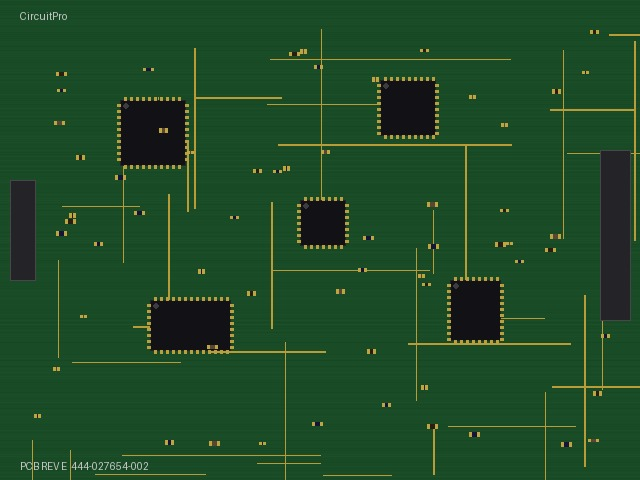
#> input picture backend/demo_data/images/pcb/clean/top.jpg, 640 x 480 px, found by its file name
$ python generate_lam_defects.py
#> lines starting #> are read from the running program, lines starting #| are printed output that depends on the picture
"""
Generate images for 6 Lam-specific cosmetic defect scenarios (13-18).
Each defect drawn on the appropriate base image type.
"""
import numpy as np
from PIL import Image, ImageDraw, ImageFilter
from pathlib import Path
import random
import math

DEMO_DIR = Path("demo_data/images")
IMG_SIZE = (640, 480)
THUMB_SIZE = (160, 120)
ANGLES = ["top", "north", "south", "east", "west"]


def save_with_thumb(img: Image.Image, path: Path):
    path.parent.mkdir(parents=True, exist_ok=True)
    img.save(str(path), quality=92)
    thumb = img.copy()
    thumb.thumbnail(THUMB_SIZE)
    thumb.save(str(path.parent / f"{path.stem}_thumb{path.suffix}"), quality=85)


def get_chamber_lid_base():
    """Load existing chamber lid base or generate."""
    p = DEMO_DIR / "metal_plate/clean/top.jpg"
    if p.exists():
        return Image.open(p).copy()
    # Fallback: gray circle
    img = Image.new("RGB", IMG_SIZE, (42, 42, 46))
    draw = ImageDraw.Draw(img)
    cx, cy = 320, 240
    for r in range(200, 0, -1):
        shade = 165 + int(15 * math.sin(r * 0.05))
        draw.ellipse([(cx-r, cy-r), (cx+r, cy+r)], outline=(shade, shade, shade+3))
    return img


def get_screw_base():
    """Load existing screw assembly base."""
    p = DEMO_DIR / "screw/clean/top.jpg"
    if p.exists():
        return Image.open(p).copy()
    return Image.new("RGB", IMG_SIZE, (165, 167, 171))


def apply_porosity(img):
    """Dark pits/voids on machined surface — subsurface material defect."""
    draw = ImageDraw.Draw(img)
    random.seed(55)
    cx, cy = 320, 240
    # Cluster of dark pits in the sealing area
    for _ in range(12):
        px = cx + random.randint(-60, 60)
        py = cy + random.randint(-40, 40)
        size = random.randint(4, 12)
        # Dark void
        draw.ellipse([(px-size, py-size), (px+size, py+size)], fill=(40, 42, 46))
        # Slightly lighter ring (exposed subsurface)
        draw.ellipse([(px-size-2, py-size-2), (px+size+2, py+size+2)],
                     outline=(90, 92, 96), width=1)
    # A few larger voids
    for _ in range(3):
        px = cx + random.randint(-40, 40)
        py = cy + random.randint(-30, 30)
        size = random.randint(8, 16)
        draw.ellipse([(px-size, py-size), (px+size, py+size)], fill=(30, 32, 36))
        draw.ellipse([(px-size+2, py-size+2), (px+size-2, py+size-2)], fill=(50, 52, 56))
    return img


def apply_tool_marks(img):
    """Visible machining lines/tool path marks across the surface."""
    draw = ImageDraw.Draw(img)
    random.seed(66)
    # Parallel diagonal lines (CNC tool path)
    for i in range(15):
        y_base = 180 + i * 8
        x1 = 150 + random.randint(-10, 10)
        x2 = 490 + random.randint(-10, 10)
        # Bright line (raised edge of tool path)
        draw.line([(x1, y_base), (x2, y_base + random.randint(-3, 3))],
                  fill=(200, 202, 208), width=2)
        # Shadow line below
        draw.line([(x1, y_base+2), (x2, y_base+2 + random.randint(-3, 3))],
                  fill=(130, 132, 136), width=1)
    # Deeper gouge marks (3 prominent ones)
    for i in range(3):
        y = 200 + i * 25
        draw.line([(180, y), (460, y + random.randint(-5, 5))],
                  fill=(220, 222, 230), width=3)
        draw.line([(180, y+3), (460, y+3 + random.randint(-5, 5))],
                  fill=(110, 112, 116), width=2)
    return img


def apply_coating_stain(img):
    """Dark stain marks on anodized/coated surface."""
    arr = np.array(img).astype(np.float32)
    w, h = IMG_SIZE
    random.seed(77)
    # Multiple irregular stain patches
    stains = [(280, 220, 50, 40), (360, 260, 35, 30), (310, 300, 45, 25)]
    for sx, sy, rx, ry in stains:
        Y, X = np.ogrid[:h, :w]
        dist = ((X - sx) / rx)**2 + ((Y - sy) / ry)**2
        mask = dist < 1.0
        intensity = np.clip(1.0 - dist, 0, 1)
        # Darken + brownish tint (stain appearance)
        arr[mask, 0] = arr[mask, 0] * (1.0 - intensity[mask] * 0.3)
        arr[mask, 1] = arr[mask, 1] * (1.0 - intensity[mask] * 0.35)
        arr[mask, 2] = arr[mask, 2] * (1.0 - intensity[mask] * 0.45)
    img = Image.fromarray(arr.astype(np.uint8))
    draw = ImageDraw.Draw(img)
    # Stain boundary outlines
    for sx, sy, rx, ry in stains:
        draw.ellipse([(sx-rx, sy-ry), (sx+rx, sy+ry)], outline=(100, 90, 70), width=1)
    return img


def apply_label_mismatch(img):
    """Show part with two conflicting serial numbers — engraving vs label."""
    draw = ImageDraw.Draw(img)
    w, h = IMG_SIZE
    # Engraved serial on part surface (upper area)
    draw.rectangle([(180, 140), (460, 190)], fill=(155, 157, 161), outline=(130, 132, 136))
    draw.text((195, 148), "S/N: 1034325-0326-0009", fill=(80, 82, 86))
    draw.text((195, 168), "LAM P/N: 839-055678-005  REV A", fill=(90, 92, 96))
    # Attached label (lower area) — DIFFERENT serial
    draw.rectangle([(180, 280), (460, 360)], fill=(245, 245, 248), outline=(180, 182, 186))
    draw.text((195, 288), "SHIP TO: Lam Research", fill=(20, 20, 25))
    draw.text((195, 305), "Lam P/N: 839-055678-005", fill=(20, 20, 25))
    draw.text((195, 322), "S/N: 1034325-0879-0012", fill=(200, 30, 30))
    draw.text((380, 322), "MISMATCH", fill=(200, 30, 30))
    draw.text((195, 340), "REV: A   CoO: USA", fill=(60, 60, 65))
    # Red highlight on mismatching serial
    draw.rectangle([(188, 145), (410, 175)], outline=(220, 40, 40), width=2)
    draw.rectangle([(188, 318), (370, 338)], outline=(220, 40, 40), width=2)
    # Arrow connecting the two
    draw.line([(320, 190), (320, 280)], fill=(220, 40, 40), width=2)
    draw.polygon([(315, 275), (325, 275), (320, 282)], fill=(220, 40, 40))
    return img


def apply_burr(img):
    """Machining burr — raised material on edge of a hole or thread."""
    draw = ImageDraw.Draw(img)
    w, h = IMG_SIZE
    # Draw a bolt hole with burr
    cx, cy = 320, 240
    # Hole
    draw.ellipse([(cx-25, cy-25), (cx+25, cy+25)], fill=(50, 52, 56), outline=(85, 87, 91), width=2)
    # Thread marks inside
    for r in [8, 14, 20]:
        draw.arc([(cx-r, cy-r), (cx+r, cy+r)], 0, 360, fill=(60, 62, 66), width=1)
    # BURR — irregular raised material on edge (bright, jagged)
    burr_angles = range(30, 120, 5)
    for angle in burr_angles:
        rad = math.radians(angle)
        r_base = 25
        r_burr = r_base + random.randint(5, 15)
        x1 = cx + int(r_base * math.cos(rad))
        y1 = cy + int(r_base * math.sin(rad))
        x2 = cx + int(r_burr * math.cos(rad))
        y2 = cy + int(r_burr * math.sin(rad))
        shade = 200 + random.randint(-10, 20)
        draw.line([(x1, y1), (x2, y2)], fill=(shade, shade, shade+5), width=2)
    # Bright highlight on burr tips
    for angle in range(40, 110, 10):
        rad = math.radians(angle)
        r_tip = 25 + random.randint(8, 14)
        tx = cx + int(r_tip * math.cos(rad))
        ty = cy + int(r_tip * math.sin(rad))
        draw.ellipse([(tx-3, ty-3), (tx+3, ty+3)], fill=(235, 237, 245))
    return img


def apply_paint_peel(img):
    """Paint/coating peeling off — exposed bare substrate visible."""
    draw = ImageDraw.Draw(img)
    arr = np.array(img).astype(np.float32)
    w, h = IMG_SIZE
    # Peeled area near a mounting hole (upper right)
    cx, cy = 380, 200
    # Irregular peel shape
    random.seed(88)
    pts = []
    for a in range(0, 360, 15):
        r = 30 + random.randint(-8, 12)
        rad = math.radians(a)
        pts.append((cx + int(r * math.cos(rad)), cy + int(r * math.sin(rad))))
    # Bare substrate (brighter aluminum underneath)
    img_pil = Image.fromarray(arr.astype(np.uint8))
    draw = ImageDraw.Draw(img_pil)
    draw.polygon(pts, fill=(195, 197, 201))
    # Texture on exposed area (raw machining marks)
    for i in range(8):
        y = cy - 20 + i * 5
        draw.line([(cx-25, y), (cx+25, y)], fill=(185, 187, 191), width=1)
    # Peeling edge (darker shadow where paint curls)
    draw.line(pts + [pts[0]], fill=(70, 72, 76), width=3)
    # Curled paint fragments
    for i in range(0, len(pts), 4):
        px, py = pts[i]
        draw.arc([(px-5, py-5), (px+5, py+5)], 0, 180, fill=(60, 62, 66), width=2)
    return img_pil


def main():
    print("Generating Lam-specific defect images...")

    scenarios = {
        "scenario-13": ("metal_plate", apply_porosity, "Porosity"),
        "scenario-14": ("metal_plate", apply_tool_marks, "Tool Marks"),
        "scenario-15": ("metal_plate", apply_coating_stain, "Coating Stain"),
        "scenario-16": ("metal_plate", apply_label_mismatch, "Label Mismatch"),
        "scenario-17": ("screw", apply_burr, "Burr"),
        "scenario-18": ("metal_plate", apply_paint_peel, "Paint Peel"),
    }

    kiosk_parts = {
        "839-041322-003": ("metal_plate", apply_porosity),
        "839-041322-004": ("metal_plate", apply_tool_marks),
        "839-055678-004": ("metal_plate", apply_coating_stain),
        "839-055678-005": ("metal_plate", apply_label_mismatch),
        "715-098456-008": ("screw", apply_burr),
        "839-055678-006": ("metal_plate", apply_paint_peel),
    }

    # Generate scenario images
    for sid, (family, defect_fn, label) in scenarios.items():
        out_dir = DEMO_DIR / "scenarios" / sid
        base_fn = get_chamber_lid_base if family == "metal_plate" else get_screw_base
        for angle in ANGLES:
            img = base_fn()
            if angle == "top":
                img = defect_fn(img)
            from PIL import ImageEnhance
            if angle == "north":
                img = ImageEnhance.Brightness(img).enhance(1.08)
            elif angle == "south":
                img = ImageEnhance.Brightness(img).enhance(0.92)
            elif angle == "east":
                img = ImageEnhance.Contrast(img).enhance(1.1)
            elif angle == "west":
                img = ImageEnhance.Contrast(img).enhance(0.9)
            save_with_thumb(img, out_dir / f"{angle}.jpg")
        print(f"  ✓ {sid} ({label})")
#> this loop made 6 passes
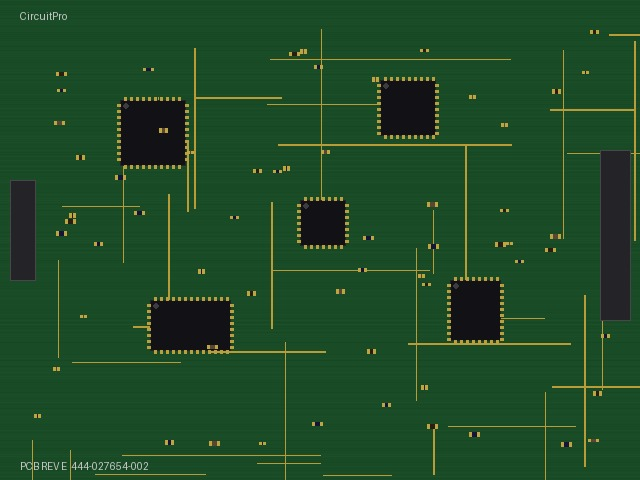
#> input picture backend/demo_data/images/pcb/clean/top.jpg, 640 x 480 px, found by its file name
#> pass 1, in save_with_thumb, `img.save(str(path), quality=92)`:
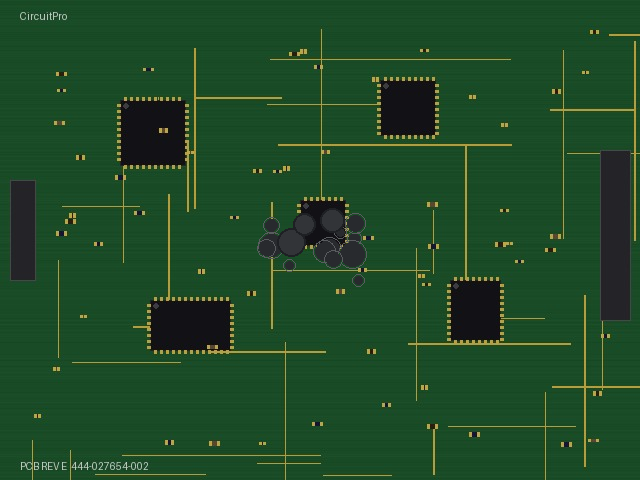
#> saved as top.jpg: PIL image 640x480 RGB; mean R, G, B 30.7, 73.6, 38.5
#> pass 1, in save_with_thumb, `thumb.save(str(path.parent / f"{path.stem}_thumb{path.suffix}"), quali..`:
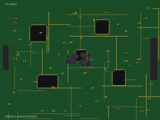
#> saved as top_thumb.jpg: PIL image 160x120 RGB; mean R, G, B 30.9, 73.8, 38.7
#> pass 1, in save_with_thumb (call 2), `thumb.save(str(path.parent / f"{path.stem}_thumb{path.suffix}"), quali..`:
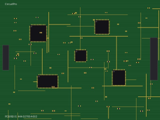
#> saved as north_thumb.jpg: PIL image 160x120 RGB; mean R, G, B 32.8, 79.5, 41.2

    # Generate kiosk images
    print("\n  Kiosk:")
    for part_num, (family, defect_fn) in kiosk_parts.items():
        base_fn = get_chamber_lid_base if family == "metal_plate" else get_screw_base
        for angle in ANGLES:
            img = base_fn()
            if angle == "top":
                img = defect_fn(img)
            from PIL import ImageEnhance
            if angle == "north":
                img = ImageEnhance.Brightness(img).enhance(1.08)
            elif angle == "south":
                img = ImageEnhance.Brightness(img).enhance(0.92)
            elif angle == "east":
                img = ImageEnhance.Contrast(img).enhance(1.1)
            elif angle == "west":
                img = ImageEnhance.Contrast(img).enhance(0.9)
            save_with_thumb(img, DEMO_DIR / f"kiosk/{part_num}/{angle}.jpg")
        print(f"  ✓ kiosk/{part_num}")

    print("\nDone!")


if __name__ == "__main__":
    main()
